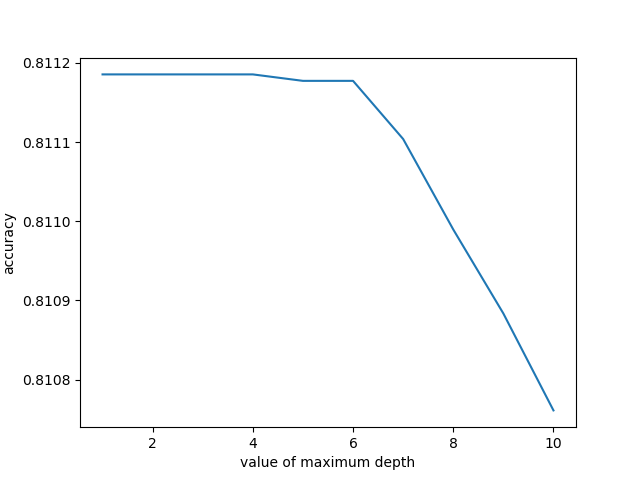

Recreate this plot in Python.
import numpy as np
import pandas as pd


from sklearn.model_selection import cross_val_predict
from sklearn.metrics import accuracy_score
from sklearn.metrics import precision_score
from sklearn.metrics import recall_score
from sklearn.metrics import f1_score
from sklearn.tree import DecisionTreeClassifier
import json

# read dataset
loans = pd.read_csv('../data/lendingclub/lending-club-data.csv', low_memory=False)
# Using safe_loan for target, and setting positive sample to 1, negative sample to -1, reomve bad_loan
loans['safe_loans'] = loans['bad_loans'].apply(lambda x : +1 if x==0 else -1)
print(loans['safe_loans'])
del loans['bad_loans']
print(loans['safe_loans'])
features = ['grade',              # grade of the loan
            'term',               # the term of the loan
            'home_ownership',     # home_ownership status: own, mortgage or rent
            'emp_length',         # number of years of employment
           ]
target = 'safe_loans'
loans = loans[features + [target]]
#check the dataset
print(loans.head())

from sklearn.utils import shuffle
loans = shuffle(loans, random_state = 34)

split_line = int(len(loans) * 0.6)
train_data = loans.iloc[: split_line]
test_data = loans.iloc[split_line:]


# Using pd.get_dummies to obtain one-hot encoding
def one_hot_encoding(data, features_categorical):
    '''
    Parameter
    ----------
    data: pd.DataFrame

    features_categorical: list(str)
    '''

    for cat in features_categorical:
        one_encoding = pd.get_dummies(data[cat], prefix=cat)

        data = pd.concat([data, one_encoding], axis=1)

        del data[cat]

    return data
train_data = one_hot_encoding(train_data, features)
train_data.head()
#obtain feature name
one_hot_features = train_data.columns.tolist()
one_hot_features.remove(target)
print(one_hot_features)

#obtain one hot encoding for test data
test_data_tmp = one_hot_encoding(test_data, features)
test_data = pd.DataFrame(columns = train_data.columns)
for feature in train_data.columns:
    if feature in test_data_tmp.columns:
        test_data[feature] = test_data_tmp[feature].copy()
    else:
        test_data[feature] = np.zeros(test_data_tmp.shape[0], dtype = 'uint8')
print(test_data.head())
print(train_data.shape)
print(test_data.shape)

def information_entropy(labels_in_node):
    '''
    calculating information entropy for node

    Parameter
    ----------
    labels_in_node: np.ndarray, for example [-1, 1, -1, 1, 1]

    Returns
    ----------
    float: information entropy
    '''
    # number of samples
    num_of_samples = labels_in_node.shape[0]

    if num_of_samples == 0:
        return 0

    # number of positive samples
    num_of_positive = len(labels_in_node[labels_in_node == 1])

    # number of negative samples
    # YOUR CODE HERE
    num_of_negative = len(labels_in_node[labels_in_node==-1])

    # the probability of positive sample
    prob_positive = num_of_positive / num_of_samples

    # the probability of negative sample
    # YOUR CODE HERE
    prob_negative = num_of_negative / num_of_samples

    if prob_positive == 0:
        positive_part = 0
    else:
        positive_part = prob_positive * np.log2(prob_positive)

    if prob_negative == 0:
        negative_part = 0
    else:
        negative_part = prob_negative * np.log2(prob_negative)

    return - (positive_part + negative_part)


# compute information gains
def compute_information_gains(data, features, target, annotate=False):
    '''
    Parameter
    ----------
        data: pd.DataFrame，sample

        features: list(str)，feature name

        target: str, lable name

        annotate, boolean，print information gains for all features? False by default

    Returns
    ----------
        information_gains: dict, key: str, feature name
                                 value: float，information gains
    '''

    information_gains = dict()

    # Fore each feature, compute information gains
    for feature in features:

        left_split_target = data[data[feature] == 0][target]

        right_split_target = data[data[feature] == 1][target]

        # compute inforamtion entropy for left subtree
        left_entropy = information_entropy(left_split_target)

        # compute weight for left subtree
        left_weight = len(left_split_target) / (len(left_split_target) + len(right_split_target))

        # compute inforamtion entropy for right subtree
        # YOUR CODE HERE
        right_entropy = information_entropy(right_split_target)

        # compute weight for right subtree
        # YOUR CODE HERE
        right_weight = len(right_split_target) / (len(right_split_target) + len(left_split_target))

        # compute informatino entropy for data
        current_entropy = information_entropy(data[target])

        # compute information gains based on feature
        # YOUR CODE HERE
        gain = current_entropy - right_weight*right_entropy-left_weight*left_entropy

        # store information gains
        information_gains[feature] = gain

        if annotate:
            print(" ", feature, gain)

    return information_gains


def best_splitting_feature(data, features, target, criterion='information_gain', annotate=False):
    '''
    Parameters
    ----------
    data: pd.DataFrame,

    features: list(str)，

    target: str，

    criterion: str,

    annotate: boolean, default False，

    Returns
    ----------
    best_feature: str,

    '''
    if criterion == 'information_gain':
        if annotate:
            print('using information gain')

        # obtain the information gains
        information_gains = compute_information_gains(data, features, target, annotate)

        # Select the best feature according to the maximum information gains
        # YOUR CODE HERE
        best_feature = max(information_gains,key=information_gains.get)

        return best_feature,information_gains

    else:
        raise Exception("criterion is abnormal!", criterion)


# Obtain the number of sample for minority class
def intermediate_node_num_mistakes(labels_in_node):
    '''
    return the number of sample for minority class，For example [1, 1, -1, -1, 1]，return 2

    Parameter
    ----------
    labels_in_node: np.ndarray, pd.Series

    Returns
    ----------
    int：

    '''
    if len(labels_in_node) == 0:
        return 0
    # YOUR CODE HERE
    num_of_one = len(labels_in_node[labels_in_node == 1])
    # YOUR CODE HERE
    num_of_minus_one = len(labels_in_node[labels_in_node==-1])

    return num_of_one if num_of_minus_one > num_of_one else num_of_minus_one


def create_leaf(target_values):
    '''
    Compute the target value of corresponding leaf node, and store node information into dict


    Parameter:
    ----------
    target_values: pd.Series,

    Returns:
    ----------
    leaf: dict，leaf node，
            leaf['splitting_features'], None，No need to split feature
            leaf['left'], None，leaf node do not have left subtree
            leaf['right'], None，leaf node do not have right subtree
            leaf['is_leaf'], True, is leaf node?
            leaf['prediction'], int, the predicton of leaf node
    '''
    # create leaf node
    leaf = {'splitting_feature': None,
            'left': None,
            'right': None,
            'is_leaf': True}

    # obtain the numbe of positive samples and negative samples
    num_ones = len(target_values[target_values == +1])
    num_minus_ones = len(target_values[target_values == -1])

    if num_ones > num_minus_ones:
        leaf['prediction'] = 1
    else:
        leaf['prediction'] = -1

    # 返回叶子结点
    return leaf


def decision_tree_create(data, features, target, criterion='information_gain', current_depth=0, max_depth=10,
                         annotate=False):
    '''
    Parameter:
    ----------
    data: pd.DataFrame,

    features: iterable,

    target: str,

    criterion: 'str', 'information_gain'

    current_depth: int,

    max_depth: int,

    Returns:
    ----------
    dict, dict['is_leaf']          : False,
          dict['prediction']       : None,
          dict['splitting_feature']: splitting_feature,
          dict['left']             : dict
          dict['right']            : dict
    '''

    if criterion not in ['information_gain', 'gain_ratio', 'gini']:
        raise Exception("criterion is abnormal!", criterion)

    remaining_features = features[:]

    target_values = data[target]
    print("-" * 50)
    print("Subtree, depth = %s (%s data points)." % (current_depth, len(target_values)))
    if(len(target_values)<50):
        print("prepruning")
        return create_leaf(target_values)
    # Stop condition 1
    # all of the samples have the same lable
    # Using function intermediate_node_num_mistakes
    # YOUR CODE HERE
    if len(set(target_values))==1:
        print("Stopping condition 1 reached.")
        return create_leaf(target_values)

        # Stop condition 2
    # all features have been used，remaining_features is null
    # YOUR CODE HERE
    if not remaining_features:
        print("Stopping condition 2 reached.")
        return create_leaf(target_values)

        # Stop condition 3
    # the depth of node is maximum depth
    # YOUR CODE HERE
    if  current_depth==max_depth:
        print("Reached maximum depth. Stopping for now.")
        return create_leaf(target_values)

        # obtain the optimal feature for splitting
    # Using function best_splitting_feature
    # YOUR CODE HERE
    splitting_feature,ig = best_splitting_feature(data,remaining_features,target)

    # split data
    # left subtree
    left_split = data[data[splitting_feature] == 0]

    # right subtree
    # YOUR CODE HERE
    right_split = data[data[splitting_feature] == 1]

    # remove optimal feature from ramaining features
    remaining_features.remove(splitting_feature)

    # print splitting feature and the number of samples of left tree and right tree
    print("Split on feature %s. (%s, %s) information_gain %s" % ( \
        splitting_feature, len(left_split), len(right_split),ig))

    # If all of the samples are splited into one subtree, create left node
    # left tree
    if len(left_split) == len(data):
        print("Creating leaf node.")
        return create_leaf(left_split[target])

    # right tree
    if len(right_split) == len(data):
        print("Creating right node.")
        # YOUR CODE HERE
        return  create_leaf(right_split[target])

    # create left tree recursively
    left_tree = decision_tree_create(left_split, remaining_features, target, criterion, current_depth + 1, max_depth,
                                     annotate)

    # create right tree recursively
    # YOUR CODE HERE
    right_tree = decision_tree_create(right_split, remaining_features, target, criterion, current_depth + 1, max_depth,
                                      annotate)

    # return nodes except left nodes
    return {'is_leaf': False,
            'prediction': None,
            'splitting_feature': splitting_feature,
            'left': left_tree,
            'right': right_tree}


def classify(tree, x, annotate=False):
    '''

    Parameters
    ----------
    tree: dict

    x: pd.Series，sample to be predicted

    annotate： boolean,

    Returns
    ----------
    return the predicted lable
    '''
    if tree['is_leaf']:
        if annotate:
            print("At leaf, predicting %s" % tree['prediction'])
        return tree['prediction']
    else:
        split_feature_value = x[tree['splitting_feature']]
        if annotate:
            print("Split on %s = %s" % (tree['splitting_feature'], split_feature_value))
        if split_feature_value == 0:
            return classify(tree['left'], x, annotate)
        else:
            return classify(tree['right'], x, annotate)

from sklearn.metrics import accuracy_score
from sklearn.metrics import precision_score
from sklearn.metrics import recall_score
from sklearn.metrics import f1_score
from sklearn.model_selection import cross_val_predict
from pandas import DataFrame
import matplotlib.pyplot  as plt
def predict(tree, data):
    '''

    Parameter
    ----------
    tree: dict, decision tree model

    data: pd.DataFrame, data

    Returns
    ----------
    predictions：np.ndarray, the predicted lables
    '''
    print("start predict")
    predictions = np.zeros(len(data))

    # YOUR CODE HERE
    for i in range(0,len(data)):
        predictions[i] = classify(tree, data.iloc[i])

    return predictions

def cross_validation(data,maxdepth,cv,target):
    length = len(data)
    l = len(data)//cv
    x_folds = []
    for i in range(cv):
        if(i!=9):
            start = i*l
            end = (i+1)*l
            x_folds.append(data[start:end])
        else:
            x_folds.append(data[i*l:len(data)])
    # y_folds = list(np.hsplit(datay,cv))
    predictions=[]
    for i in range(cv):
        X_train = np.vstack(x_folds[:i]+x_folds[i+1:])

        X_val = x_folds[i]
        features = X_val.columns.tolist()
        X_train = DataFrame(X_train, columns=features)
        features.remove(target)
        X_train = one_hot_encoding(X_train, features)
        one_hot_features = X_train.columns.tolist()
        one_hot_features.remove(target)
        my_decision_tree = decision_tree_create(X_train, one_hot_features, target, current_depth=0, max_depth=maxdepth,
                                                annotate=False)
        X_val_tmp = one_hot_encoding(X_val,features)
        X_val = pd.DataFrame(columns=X_train.columns)
        for feature in X_train.columns:
            if feature in X_val_tmp.columns:
                X_val[feature] = X_val_tmp[feature].copy()
            else:
                X_val[feature] = np.zeros(X_val_tmp.shape[0], dtype='uint8')

        p = predict(my_decision_tree,X_val)
        predictions=predictions+p.tolist()
    return predictions
predictions = cross_validation(loans,6,10,target)
accuracy = accuracy_score(loans[target],predictions)
precision = precision_score(loans[target],predictions)
recall = recall_score(loans[target],predictions)
f1 = f1_score(loans[target],predictions)
print(accuracy,precision,recall,f1)
scores = []
for i in range(1,11):
    print("*"*50)
    print("max_depth= %s"%i)
    predictions = cross_validation(loans,i,10,target)
    accuracy = accuracy_score(loans[target],predictions)
    scores.append(accuracy)
print("start paint")
plt.plot(range(1,11),scores)
plt.xlabel("value of maximum depth")
plt.ylabel("accuracy")
plt.savefig("Task3.png")
plt.show()